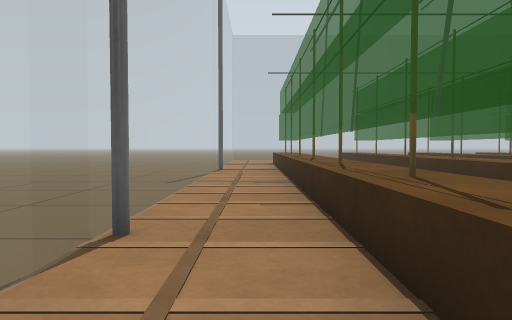
view 1 (above)

24 first-person views from a walk through a world built for the Gazebo simulator. The camera is 0.42 m above the floor, tilts 2° down and sees 70° across. Floor lines are 1 m apart. The floor is counted in squares, 0.5 m on a side. Each view is taken from the middle of a square. On the plan, view 1 faces up. The plan holds only what a view shows up to about 12 squares ahead; the rest is blank.

view 2
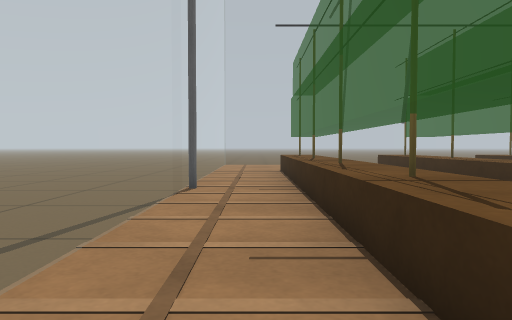

view 3
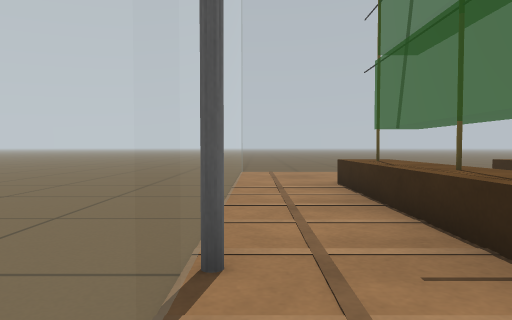

view 4
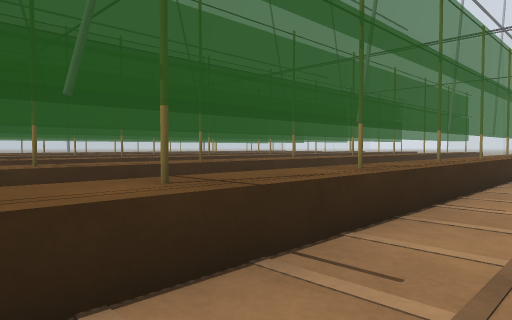

view 5
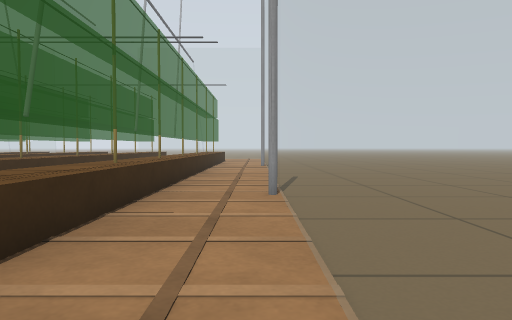

view 6
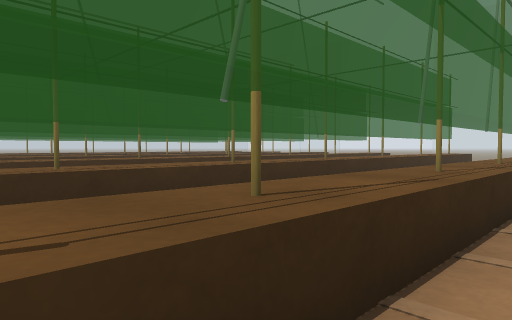

view 7
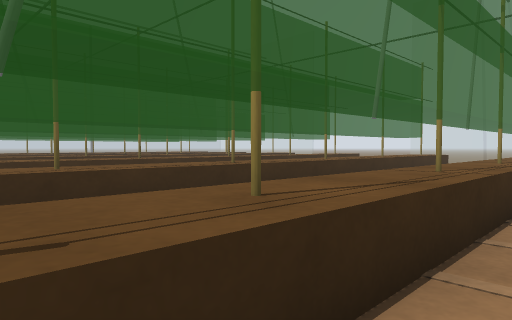

view 8
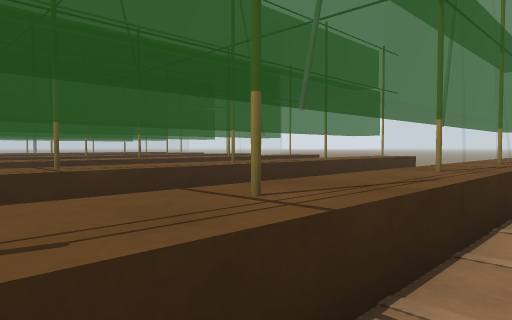

view 9
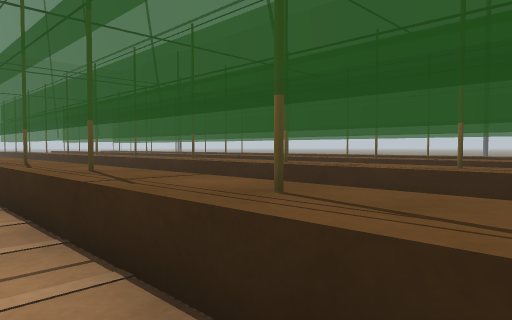

view 10
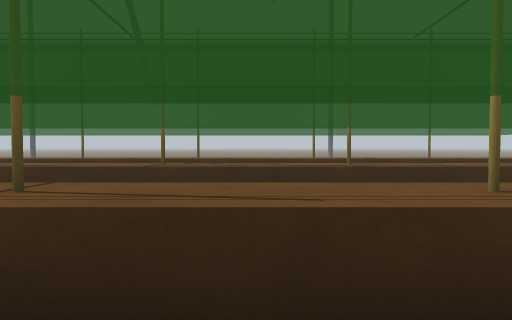

view 11
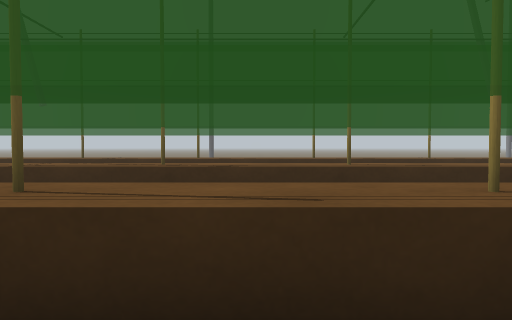

view 12
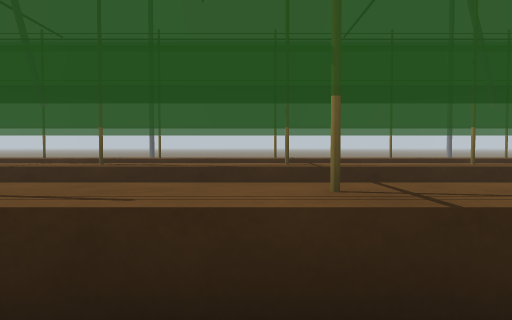

view 13
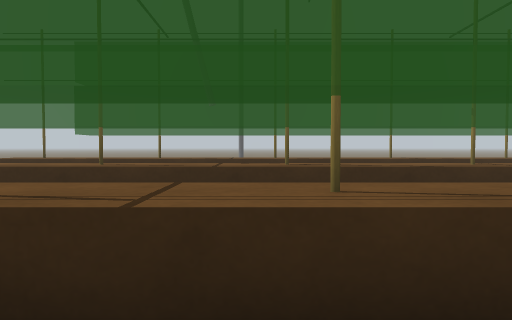

view 14
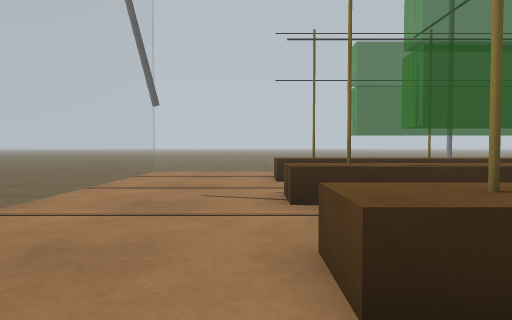

view 15
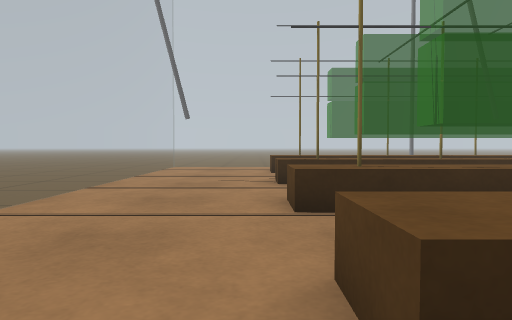

view 16
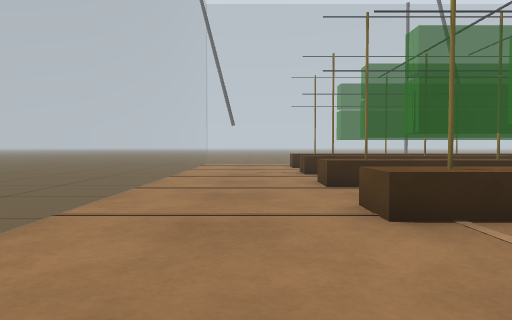

view 17
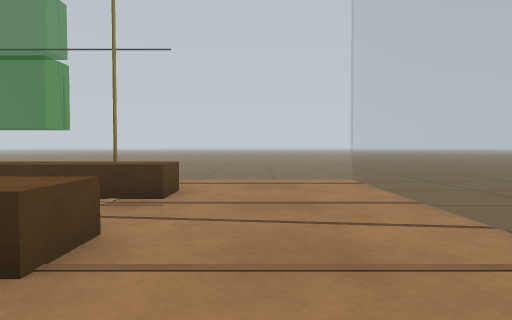

view 18
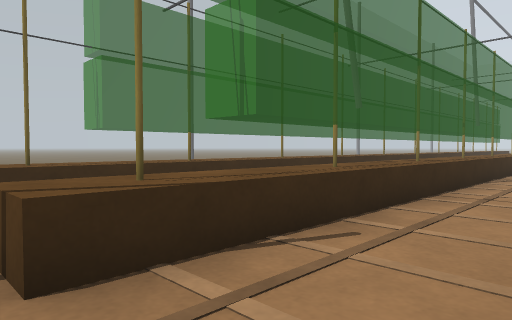

view 19
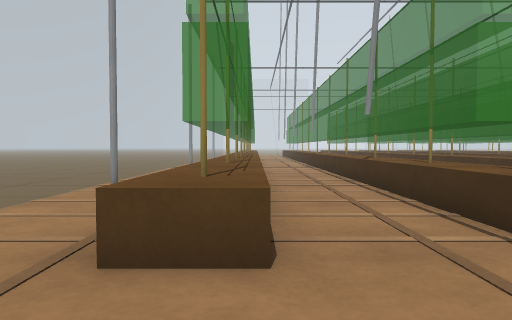

view 20
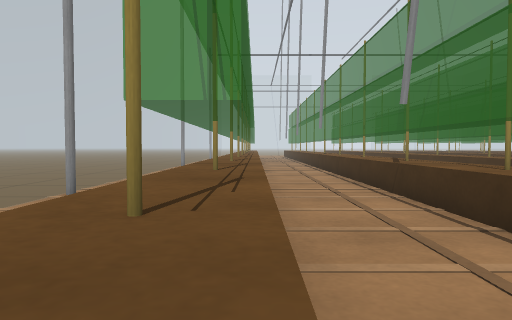

view 21
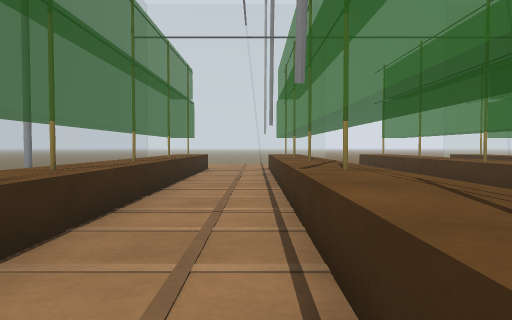

view 22
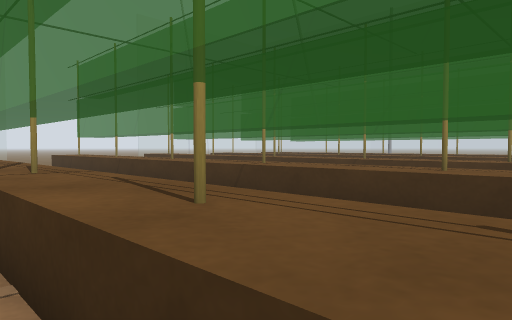

view 23
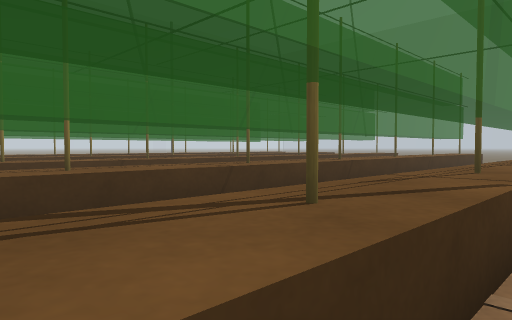

view 24
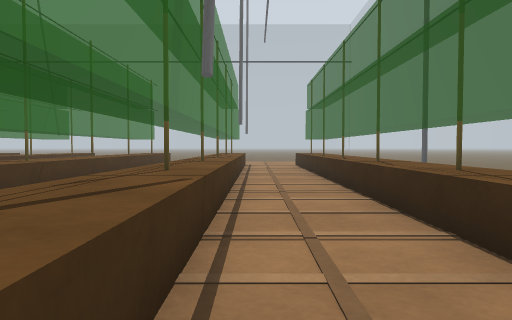

### Floor plan
Key: @ floor where view 1 was taken; . floor; = window, fence, low wall or low ledge; P brown pole; I pillar.
Columns run from 3 left of view 1 to 24 right of it. Each row starts with its distance up from view 1.
 26 .....         ............
 25 .......     ..............
 24 ........   ...............
 23  =========================
 22  =.......................=
 21  =.......................=
 20  =.......................=
 19  =..PP.. ..=P..P=..P..PP.=
 18  =..PP     =P  P=..P..PP.=
 17  =..==  =      ==..=..==.=.
 16  =..PP  P      P=..P..PP =.
 15  =..PP  P      P=..P..PP =..
 14  =..==  =      ==..=..== I..
 13  =I.PP       . P=..P..PP I..
 12  =..PP         P=..P..PP =..
 11  =..==  =   =  == .=..== =..
 10  =..PP  P.  P. P= .P..PP =..
  9  =..PP  P. =P  P= .P..PP =..
  8  =..==  =. ==  == .=..== =..
  7  =..PP  P. =P  P= .P..PP =
  6  =..PP  P  =P  P= .P..PP =
  5  =..==  =  ==  == .=..== =
  4  =..PP  P. =P  P= .P..PP
  3  =I.PP  P. =P  P= .P. PP
  2  =..==  =. ==. == .=. == =
  1  =..PP  P. =P  P= .P  PP =
  0  =.@PP  P. =P  P= .P..PP =
 -1  =..==  =. ==  == .=..==
 -2  =  PP  P. =P  P= .P..PP =
 -3    .PP  P. =P  P= .P..PP =
 -4    .==  =. ==. == .=..== =
 -5     PP  P. =P  P= .P..PP =
 -6     PP  P. =P  P= .P..PP I
 -7     ==  = .==  == .=..== I
 -8     PP  P .=P  P= .P..PP =
 -9     PP  P  =P  P=  P..PP =
-10      =  = .==  ==  =..== =
-11         P       =        =
-12         P

Positions as (right, up) in squares from view 1, and headings:
1: (0, 0), facing up
2: (0, 6), facing up
3: (-1, 11), facing up
4: (-1, 11), facing down-right
5: (-1, 10), facing down
6: (0, 5), facing down-right
7: (0, 2), facing down-right
8: (0, -1), facing down-right
9: (7, -10), facing up-right
10: (10, -4), facing right
11: (10, 2), facing right
12: (10, 10), facing right
13: (10, 13), facing right
14: (10, 20), facing right
15: (7, 20), facing right
16: (4, 21), facing right
17: (8, 21), facing left
18: (13, 20), facing down-right
19: (19, 22), facing down
20: (19, 20), facing down
21: (17, 2), facing down
22: (17, 2), facing down-left
23: (17, 2), facing up-left
24: (17, 2), facing up
